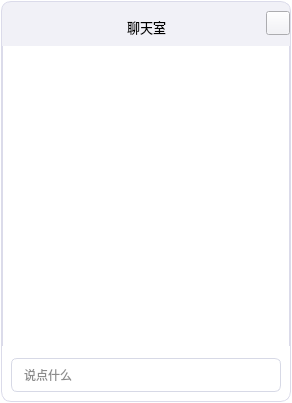
<?xml version="1.0" encoding="UTF-8"?>
<ui version="4.0">
 <class>AgoraChatWidget</class>
 <widget class="QWidget" name="AgoraChatWidget">
  <property name="geometry">
   <rect>
    <x>0</x>
    <y>0</y>
    <width>292</width>
    <height>403</height>
   </rect>
  </property>
  <property name="windowTitle">
   <string>Form</string>
  </property>
  <property name="styleSheet">
   <string notr="true">background-color: rgb(255, 255, 255);</string>
  </property>
  <layout class="QVBoxLayout" name="verticalLayout_2" stretch="1">
   <property name="spacing">
    <number>0</number>
   </property>
   <property name="leftMargin">
    <number>1</number>
   </property>
   <property name="topMargin">
    <number>1</number>
   </property>
   <property name="rightMargin">
    <number>1</number>
   </property>
   <property name="bottomMargin">
    <number>1</number>
   </property>
   <item>
    <layout class="QVBoxLayout" name="verticalLayout" stretch="1,13,0">
     <property name="spacing">
      <number>0</number>
     </property>
     <property name="leftMargin">
      <number>0</number>
     </property>
     <property name="topMargin">
      <number>0</number>
     </property>
     <property name="rightMargin">
      <number>0</number>
     </property>
     <property name="bottomMargin">
      <number>0</number>
     </property>
     <item>
      <widget class="QWidget" name="top_widget" native="true">
       <property name="minimumSize">
        <size>
         <width>0</width>
         <height>45</height>
        </size>
       </property>
       <property name="maximumSize">
        <size>
         <width>16777215</width>
         <height>45</height>
        </size>
       </property>
       <property name="styleSheet">
        <string notr="true">QWidget{
background: #F1F1F7;
}
#top_widget{

border-left:1px solid #DBDBEA;
border-right:1px solid #DBDBEA;
border-top:1px solid #DBDBEA;
border-top-left-radius:10px;
border-top-right-radius:10px;
}

</string>
       </property>
       <widget class="QLabel" name="label">
        <property name="geometry">
         <rect>
          <x>126</x>
          <y>10</y>
          <width>126</width>
          <height>31</height>
         </rect>
        </property>
        <property name="minimumSize">
         <size>
          <width>0</width>
          <height>0</height>
         </size>
        </property>
        <property name="maximumSize">
         <size>
          <width>16777215</width>
          <height>45</height>
         </size>
        </property>
        <property name="font">
         <font>
          <family>微软雅黑</family>
          <pointsize>10</pointsize>
          <weight>50</weight>
          <bold>false</bold>
         </font>
        </property>
        <property name="text">
         <string>聊天室</string>
        </property>
        <property name="alignment">
         <set>Qt::AlignLeading|Qt::AlignLeft|Qt::AlignVCenter</set>
        </property>
       </widget>
       <widget class="QPushButton" name="ExitPushButton">
        <property name="geometry">
         <rect>
          <x>265</x>
          <y>10</y>
          <width>24</width>
          <height>24</height>
         </rect>
        </property>
        <property name="sizePolicy">
         <sizepolicy hsizetype="Preferred" vsizetype="Preferred">
          <horstretch>0</horstretch>
          <verstretch>0</verstretch>
         </sizepolicy>
        </property>
        <property name="minimumSize">
         <size>
          <width>24</width>
          <height>24</height>
         </size>
        </property>
        <property name="maximumSize">
         <size>
          <width>24</width>
          <height>24</height>
         </size>
        </property>
        <property name="styleSheet">
         <string notr="true">#ExitPushButton{
border-image:url(&quot;:/image/resource/icon-close-gray@2x.png&quot;)
}

#ExitPushButton:hover{
border-image:url(&quot;:/image/resource/icon-close-gray-hover@2x.png&quot;)
}</string>
        </property>
        <property name="text">
         <string/>
        </property>
       </widget>
      </widget>
     </item>
     <item>
      <widget class="QScrollArea" name="scrollArea">
       <property name="minimumSize">
        <size>
         <width>0</width>
         <height>300</height>
        </size>
       </property>
       <property name="styleSheet">
        <string notr="true">border-top:none;
border-right:1px solid #DBDBEA;
border-left:1px solid #DBDBEA;
border-bottom:none;</string>
       </property>
       <property name="widgetResizable">
        <bool>true</bool>
       </property>
       <widget class="AgoraInnerChatContent" name="scrollAreaWidgetContents">
        <property name="geometry">
         <rect>
          <x>0</x>
          <y>0</y>
          <width>286</width>
          <height>298</height>
         </rect>
        </property>
        <property name="minimumSize">
         <size>
          <width>0</width>
          <height>100</height>
         </size>
        </property>
        <property name="styleSheet">
         <string notr="true"/>
        </property>
       </widget>
      </widget>
     </item>
     <item>
      <widget class="QWidget" name="bottomWidget" native="true">
       <property name="styleSheet">
        <string notr="true">background-color: rgb(255, 255, 255);
border-bottom-left-radius:10px;
border-bottom-right-radius:10px;
border-bottom:0.5px solid #DBDBEA;
border-right:0.5px solid #DBDBEA;
border-left:0.5px solid #DBDBEA;</string>
       </property>
       <layout class="QHBoxLayout" name="horizontalLayout">
        <property name="spacing">
         <number>0</number>
        </property>
        <property name="sizeConstraint">
         <enum>QLayout::SetDefaultConstraint</enum>
        </property>
        <property name="leftMargin">
         <number>10</number>
        </property>
        <property name="topMargin">
         <number>10</number>
        </property>
        <property name="rightMargin">
         <number>10</number>
        </property>
        <property name="bottomMargin">
         <number>10</number>
        </property>
        <item>
         <widget class="QLineEdit" name="lineEdit">
          <property name="sizePolicy">
           <sizepolicy hsizetype="Expanding" vsizetype="Preferred">
            <horstretch>0</horstretch>
            <verstretch>0</verstretch>
           </sizepolicy>
          </property>
          <property name="minimumSize">
           <size>
            <width>0</width>
            <height>34</height>
           </size>
          </property>
          <property name="maximumSize">
           <size>
            <width>16777215</width>
            <height>34</height>
           </size>
          </property>
          <property name="font">
           <font>
            <family>微软雅黑</family>
           </font>
          </property>
          <property name="styleSheet">
           <string notr="true">background: #FFFFFF;
border-radius: 6px;
border: 1px solid #D7D9E6;
padding-left:10px;
color:#191919</string>
          </property>
          <property name="placeholderText">
           <string>说点什么</string>
          </property>
         </widget>
        </item>
       </layout>
      </widget>
     </item>
    </layout>
   </item>
  </layout>
 </widget>
 <customwidgets>
  <customwidget>
   <class>AgoraInnerChatContent</class>
   <extends>QWidget</extends>
   <header location="global">agorainnerchatcontent.h</header>
   <container>1</container>
  </customwidget>
 </customwidgets>
 <resources>
  <include location="../agora_edu_demo.qrc"/>
 </resources>
 <connections/>
</ui>
